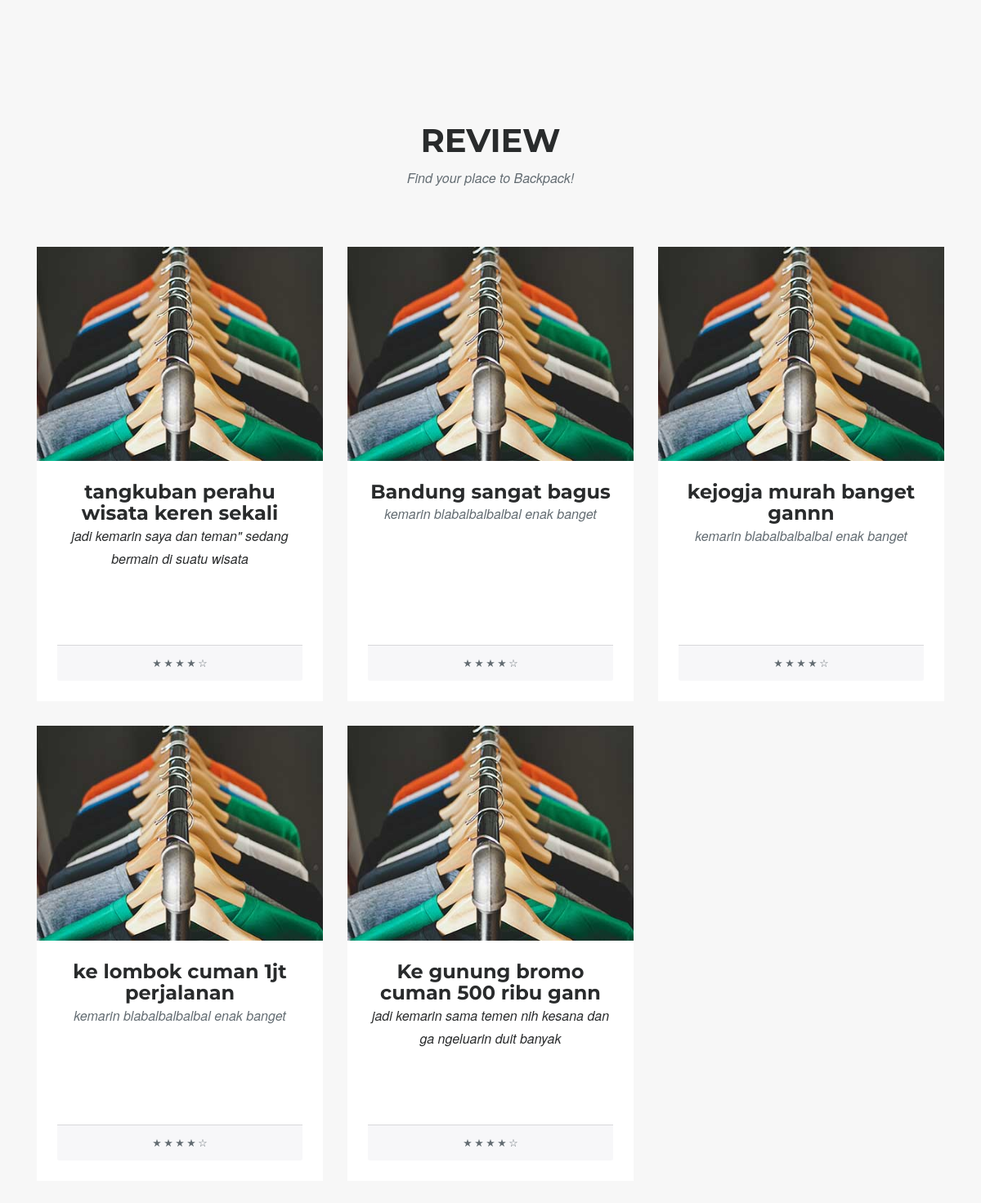
The app's page /index.php/user/action/review with its own data.
### tables this page shows
CREATE TABLE `review` (
  `id_review` int(20) NOT NULL AUTO_INCREMENT,
  `username` varchar(30) DEFAULT NULL,
  `judul_review` varchar(50) DEFAULT NULL,
  `isi_review` varchar(1000) DEFAULT NULL,
  `destination` varchar(20) DEFAULT NULL,
  PRIMARY KEY (`id_review`)
);

### application/controllers/user/action.php (called while the page is built, shortened)
<?php
class action extends CI_Controller {
	public function review()
	{
		$data['data'] = $this->sistem_model->getallreview()->result();
		$this->load->view('user/review',$data);
	}
}

### index.php (called while the page is built, shortened)
<?php
require_once BASEPATH.'core/CodeIgniter.php';

### application/helpers/assets_helper.php (called while the page is built, shortened)
<?php if ( ! defined('BASEPATH')) exit('No direct script access allowed');
if ( ! function_exists('user'))
{
    function user($var = '')
    {
        $landing= trim($var,"/");
        return base_url()."assets/user/".$landing;
    }
}

### application/models/sistem_model.php (called while the page is built, shortened)
<?php if ( ! defined('BASEPATH')) exit('No direct script access allowed');
class Sistem_model extends CI_Model {
function getallreview()
{
    $this->db->select("*");
    $this->db->from('review');
    return $this->db->get();
}
}

### application/views/user/review.php (the view, shortened to what this page needs)
<html>
<head>
    <link href="<?= user('vendor/bootstrap/css/bootstrap.min.css');?>" rel="stylesheet">
    <link href="<?= user('vendor/font-awesome/css/font-awesome.min.css');?>" rel="stylesheet" type="text/css">
    <link href="<?= user('css/agency.min.css');?>" rel="stylesheet">
    <link href="<?= user('css/stylish-portfolio.css');?>" rel="stylesheet">
    <link href="<?= user('font-awesome/css/font-awesome.min.css');?>" rel="stylesheet" type="text/css">
</head>
<body>
<section class="bg-faded" id="portfolio">
        <div class="container">
            <div class="row">
                <div class="col-lg-12 text-center">
                    <h2 class="section-heading">Review</h2>
                    <h3 class="section-subheading text-muted">Find your place to Backpack!</h3>
                </div>
            </div>
            <div class="row">
            <?php
                foreach($data as $u){
   			 ?>
                <div class="col-md-4 col-sm-6 portfolio-item">
                <div class="portfolio-link" data-toggle="modal" >
                        <img class="img-fluid" src="<?= user('img/portfolio/01-thumbnail.jpg');?>" alt="">
                    </div>
                    <div class="portfolio-caption">
                        <div style="height: 200px">
                        <h4><?php echo $u->judul_review ?></h4>
                         <p class="text-muted"><?php echo $u->isi_review?></p> </div>
                        <div class="card-footer">
                                <small class="text-muted">&#9733; &#9733; &#9733; &#9733; &#9734;</small>
                            </div>
                    </div>
                </div>
                <?php
             }
            ?>
            </div>
        </div>
    </section>
</body>
</html>

### assets/user/css/stylish-portfolio.css (style rules this page uses)
html, body { width: 100%; height: 100%; }
body { font-family: "Source Sans Pro","Helvetica Neue",Helvetica,Arial,sans-serif; }
.portfolio-item { margin-bottom: 30px; }

### records on screen
review: judul_review "tangkuban perahu wisata keren sekali", isi_review "jadi kemarin saya dan teman\" sedang bermain di suatu wisata"
review: judul_review "Bandung sangat bagus", isi_review "kemarin blabalbalbalbal enak banget"
review: judul_review "kejogja murah banget gannn", isi_review "kemarin blabalbalbalbal enak banget"
review: judul_review "ke lombok cuman 1jt perjalanan", isi_review "kemarin blabalbalbalbal enak banget"
review: judul_review "Ke gunung bromo cuman 500 ribu gann", isi_review "jadi kemarin sama temen nih kesana dan ga ngeluarin duit banyak"
